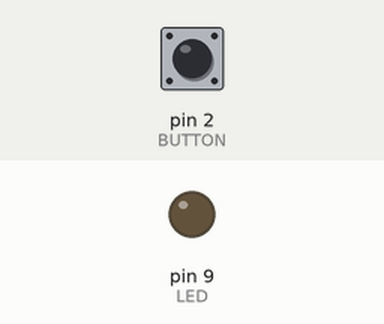
A sketch run on a simulated Arduino Uno, built with avr-gcc and run on an emulated ATmega328P. Parts: output pins drawn as LEDs (lit = HIGH). The test bench sets the inputs (shaded band); at power-on: pin 2 (BUTTON) LOW. What the sketch prints to the serial monitor is not drawn.

Above: at 1.2 s.
1.3 s: pin 2 (BUTTON) pulled HIGH for 0.15 s
At 2.4 s:
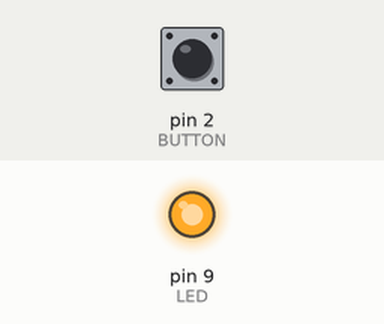
2.9 s: pin 2 (BUTTON) pulled HIGH for 1 s
At 3.6 s:
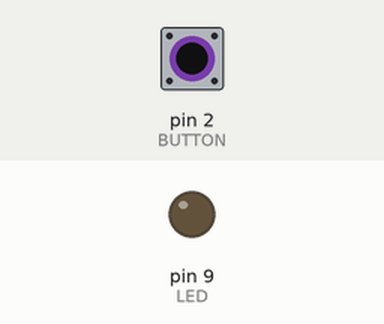
5.4 s: pin 2 (BUTTON) pulled HIGH for 3.2 s
At 6.7 s:
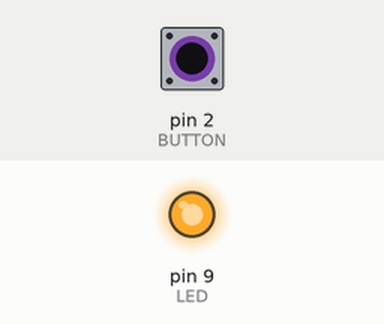
Timing chart, 0 to 8.4 s (numbered marks = the images above; inputs shaded):
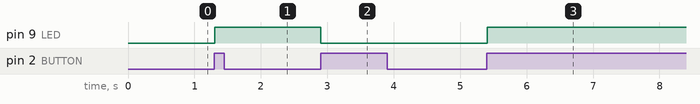

Measured:
- after the input at 1.3 s, pin 9 (LED): LOW → HIGH at once
- after the input at 2.9 s, pin 9 (LED): HIGH → LOW at once
- after the input at 5.4 s, pin 9 (LED): LOW → HIGH at once

The sketch:

Read_button_switch_state.ino
```cpp
const int LED=9;
const int BUTTON=2;

int prev_state = LOW;
int curr_state = LOW;
boolean ledOn = false;


boolean B = true;


boolean& returnValue() {
  return B;
}

boolean A = false;

void setup() {

  A = returnValue();

  B = false;

  // put your setup code here, to run once:
  pinMode(LED,OUTPUT);
  pinMode(BUTTON,INPUT);
  Serial.begin(9600);      // open the serial port at 9600 bps:


  Serial.println("----------------------------------");
  Serial.println(A);

}

void loop() {
  // put your main code here, to run repeatedly:

  debounce();


  if(prev_state == LOW && curr_state == HIGH)  {

     ledOn = !ledOn;
  }

  prev_state = curr_state;

  digitalWrite(LED,ledOn);
}

void debounce() {
  curr_state = digitalRead(BUTTON);


//  Serial.print("curr----> ");
//  Serial.print(curr_state);
//  Serial.println("");


//  Serial.print("prev ----> ");
//  Serial.print(prev_state);
//  Serial.println("");

  if(curr_state != prev_state) {
    delay(5);
    curr_state = digitalRead(BUTTON);


//    Serial.print("Final----> ");
//    Serial.print(curr_state);
//    Serial.println("");

  }

}
```
